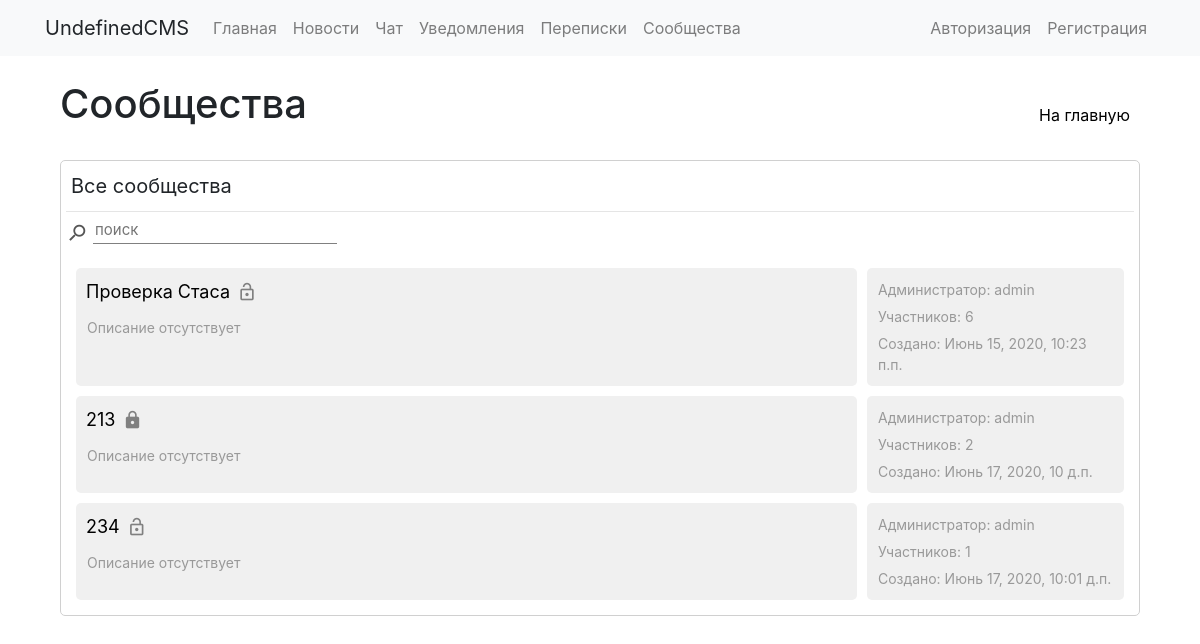
Page /groups/ on the earlier database version.
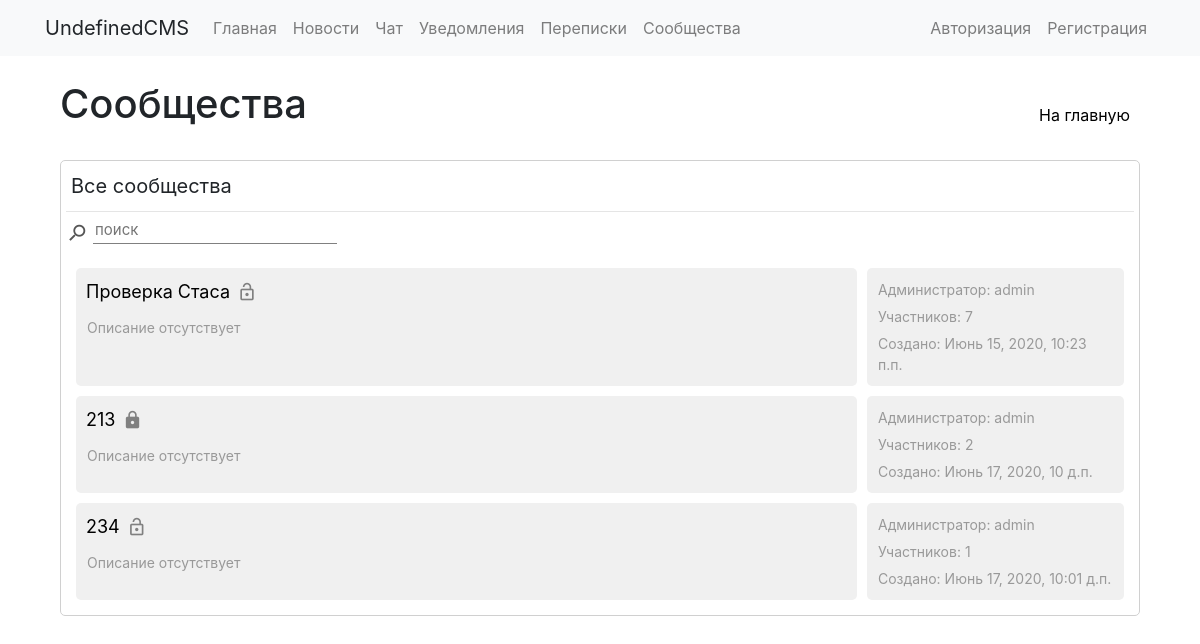
Same page on the later database version.
### communities/models.py (models this page shows)
class Group(models.Model):
	groupname = models.CharField(max_length=40)
	image = models.ImageField(upload_to='groups/groupimages', default=False)
	slug = models.SlugField(max_length=40, unique=True)
	description = models.TextField(blank=True)
	public = models.BooleanField(default=True)
	allowarticles = models.IntegerField(default=2)
	pubdate = models.DateTimeField('date published', default=datetime.now())
	admin = models.ForeignKey(User, on_delete=models.CASCADE, null=True, blank=True, related_name='groups_admins')
	editors = models.ManyToManyField(User, blank=True, related_name='groups_editors')
	subscribers = models.ManyToManyField(User, blank=True, related_name='groups_subs')
	subrequests = models.ManyToManyField(User, blank=True, related_name='groups_requests')
	banned = models.ManyToManyField(User, blank=True, related_name='groups_banned')
	def __str__(self):
		return self.groupname

### communities/views.py (the view)
# urls.py: 2. Add a URL to urlpatterns:  path('', views.home, name='home')
def home(request):
    groups = Group.objects.annotate(members=models.Count('subscribers') + models.Count('editors')).order_by('-members')
    context = {'groups': groups}
    return render(request, 'communities/base.html', context)

### communities/templates/communities/base.html (shortened to what this page needs)
{% extends "base_general.html" %}
{% load static %}
{% block links %}
  <link rel="stylesheet" href="{% static 'communities/css/style.css' %}"/>
{% endblock %}
{% block content %}
  <div class="inline-wrapper">
    <h1>Сообщества</h1>
    <a class="button1" href="../">На главную</a>
  </div>
  <br>
  <div class="plate">
    <div class="inline-wrapper" id="table_buttons">
      {% if request.user.is_authenticated %}
        <div class="button0 button0-active" onclick="showgroups('groups_list', this)">Все сообщества</div>
        <div class="button0" onclick="showgroups('admin_groups_list', this)">Вы администратор {{ request.user.groups_admins.count }}</div>
        <div class="button0" onclick="showgroups('subs_groups_list', this)">Вы подписаны {{ request.user.groups_subs.count }}</div>
        <div class="button0" onclick="showgroups('editors_groups_list', this)">Вы редактор {{ request.user.groups_editors.count }}</div>
        <div class="button0" onclick="showgroups('banned_groups_list', this)">Вы заблокированы {{ request.user.groups_banned.count }}</div>
        <div class="button0" onclick="showgroups('requests_groups_list', this)">Заявки {{ request.user.groups_requests.count }}</div>
      {% else %}
        <div class="text1">Все сообщества</div>
      {% endif %}
    </div>
    <hr>
    <div class="inline-wrapper">
      <div class="inline-wrapper">
        <i class="material-icons icon2 flip-vertical" style="margin-top: 5px; margin-right: 5px;">search</i>
        <input id="main_groups_search" class="input2" type="text" placeholder="поиск" onkeyup="searchlist('groups_list', this.value)">
      </div>
    </div>
    <br>
    <div id='groups_list' class="main_groups_list" style="margin-right: 10px; margin-left: 10px;">
      {% for group in groups %}
        <div class="inline-wrapper" name='{{ group }}'>
          <div class="solid" style="width: calc(75% - 5px);">
            <div class="inline-wrapper">
              <div class="inline-wrapper">
                <div class="text2-1"><a class="link1" href="{{ group.slug }}">{{ group }}</a></div>
                {% if group.public %}
                  <i class="material-icons icon3-1" title="открытое сообщество">lock_open</i>
                {% else %}
                  <i class="material-icons icon3-1" title="закрытое сообщество">lock</i>
                {% endif %}
              </div>
            </div>
            {% if group.description %}
              <div class="text3">{{ group.description }}</div>
            {% else %}
              <div class="text3">Описание отсутствует</div>
            {% endif %}
          </div>
          <div class="solid" style="width: calc(25% - 5px);">
            <div class="text3">Администратор: {{ group.admin }}</div>
            <div class="text3">Участников: {{ group.subscribers.count|add:group.editors.count|add:1 }}</div>
            <div class="text3">Создано: {{ group.pubdate }}</div>
          </div>
        </div>
      {% empty %}
        <div class="text2">Здесь ничего нет</div>
      {% endfor %}
    </div>
  </div>
{% endblock %}

Differences in the rows shown:
changed Group "Проверка Стаса": subscribers.count|add "6" → "7"
